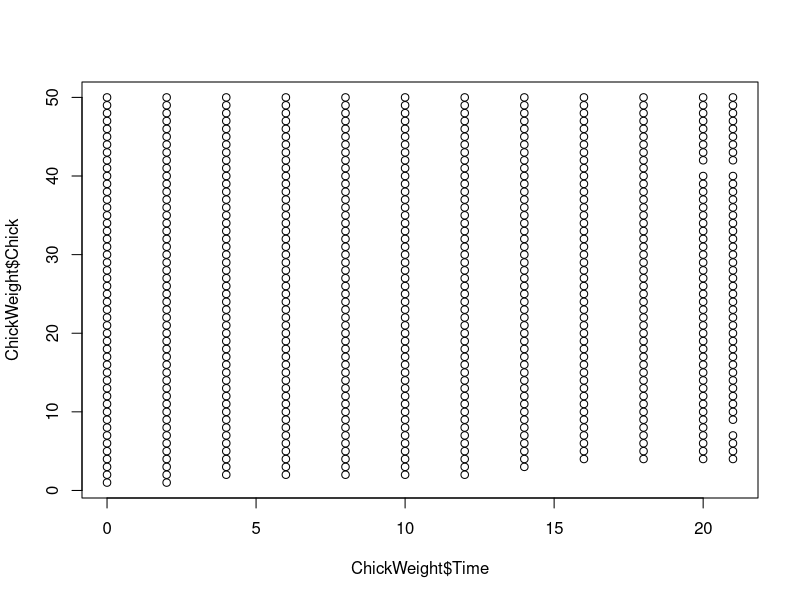
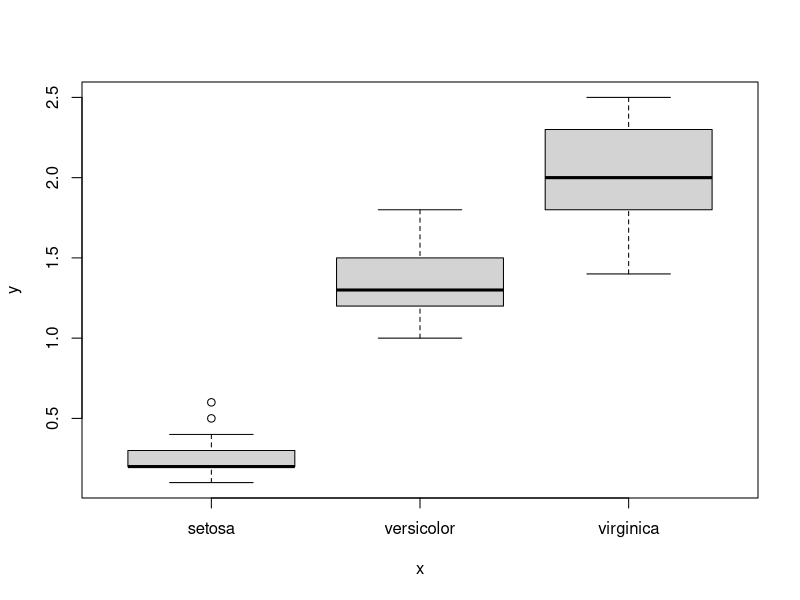
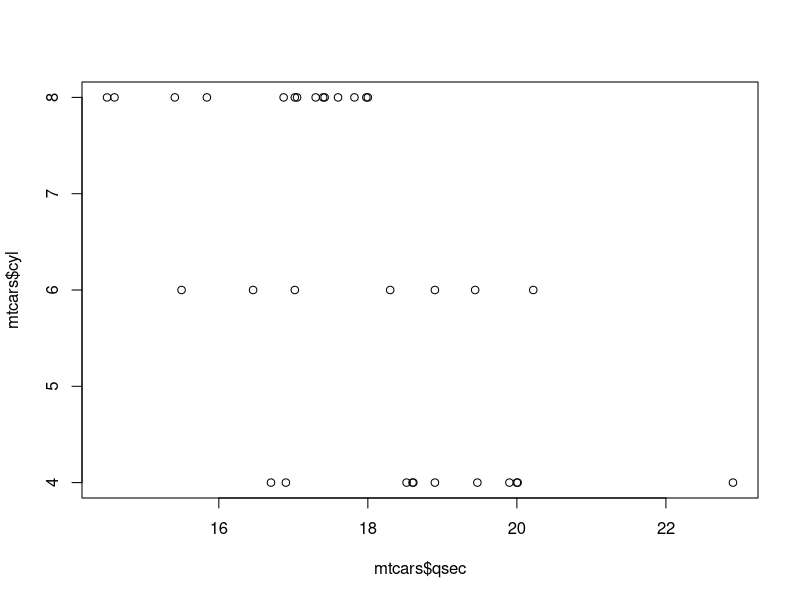
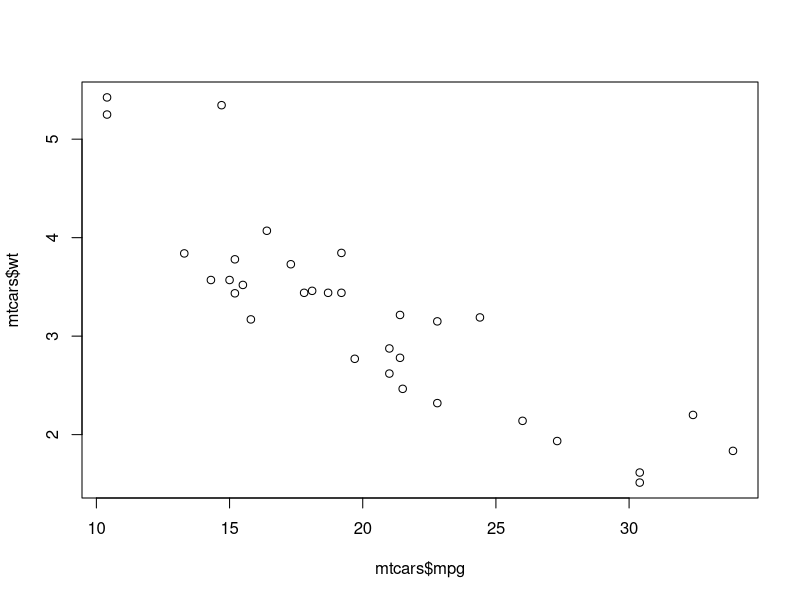

These charts were generated, in order, by the following R code:
## ---- chunk 1
plot(ChickWeight$Time, ChickWeight$Chick)
## ---- chunk 2
plot(iris$Species, iris$Petal.Width)
## ---- chunk 3
plot(mtcars$qsec, mtcars$cyl)
## ---- chunk 4
plot(mtcars$mpg, mtcars$wt)
